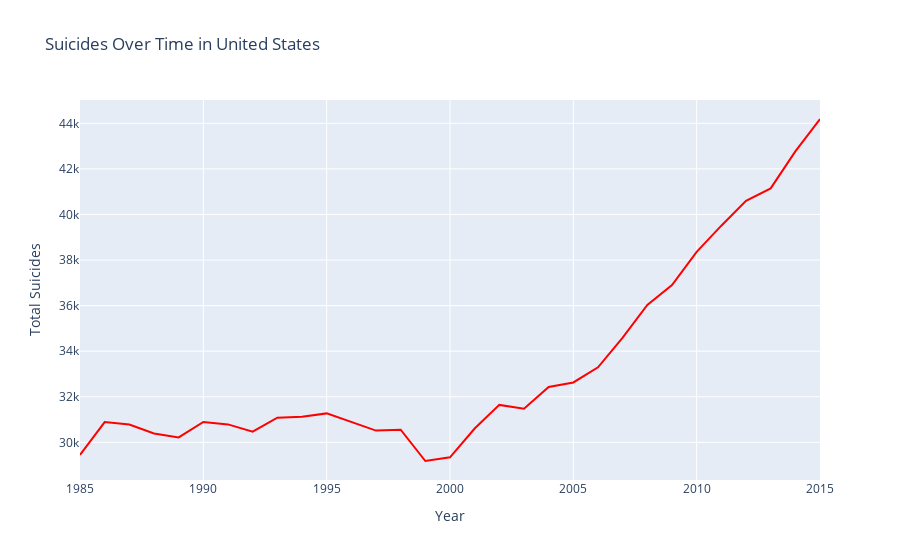

Write notebook code for a chart like this one.
### Code cell
grouped_data = df.groupby(['country', 'year'])[['suicides_no', 'population']].sum().reset_index()

# Choose a specific country for prediction (e.g., 'United States')
country_name = 'United States'

# Filter data for the chosen country
country_data = grouped_data[grouped_data['country'] == country_name]

# Create an interactive time series plot with a red line
fig = px.line(
    country_data,
    x='year',
    y='suicides_no',
    title=f'Suicides Over Time in {country_name}',
    labels={'year': 'Year', 'suicides_no': 'Total Suicides'},
    line_shape='linear',  # Choose line shape
    line_dash_sequence=['solid'],  # Choose line style
)

# Customize line color to red
fig.update_traces(line=dict(color='red'))

# Add axis labels
fig.update_xaxes(title_text='Year')
fig.update_yaxes(title_text='Total Suicides')

# Show the interactive plot
fig.show()

### Figure 1 — Plotly figure (JSON) as saved in the notebook; plotly's stock layout.template omitted (floating-point values rounded to 4 significant figures)
{"data": [{"hovertemplate": "Year=%{x}<br>Total Suicides=%{y}<extra></extra>", "legendgroup": "", "line": {"color": "red", "dash": "solid", "shape": "linear"}, "marker": {"symbol": "circle"}, "mode": "lines", "name": "", "orientation": "v", "showlegend": false, "type": "scatter", "x": [1985, 1986, 1987, 1988, 1989, 1990, 1991, 1992, 1993, 1994, 1995, 1996, 1997, 1998, 1999, 2000, 2001, 2002, 2003, 2004, 2005, 2006, 2007, 2008, 2009, 2010, 2011, 2012, 2013, 2014, 2015], "xaxis": "x", "y": [29446, 30892, 30783, 30388, 30218, 30895, 30790, 30471, 31084, 31123, 31272, 30879, 30517, 30558, 29183, 29343, 30607, 31645, 31477, 32428, 32629, 33292, 34596, 36030, 36900, 38362, 39508, 40596, 41143, 42769, 44189], "yaxis": "y"}], "layout": {"legend": {"tracegroupgap": 0}, "title": {"text": "Suicides Over Time in United States"}, "xaxis": {"anchor": "y", "domain": [0, 1], "title": {"text": "Year"}}, "yaxis": {"anchor": "x", "domain": [0, 1], "title": {"text": "Total Suicides"}}}}
